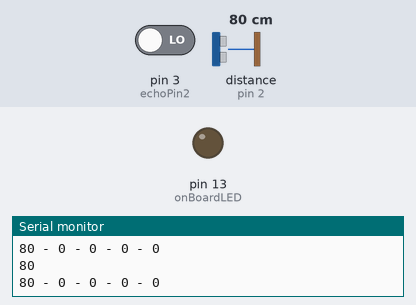
A sketch run on a simulated Arduino Uno, built with avr-gcc and run on an emulated ATmega328P. Parts: output pins drawn as LEDs (lit = HIGH), the last lines printed to the serial monitor. Wiring (inferred from the names in the program): ultrasonic range finder: trigger pin 12; echo pin 2. Inputs (shaded band) come from the test bench; at power-on: distance to the obstacle (sensor on pin 2) 80 cm, pin 3 (echoPin2) LOW. The echo pulse lasts 58.3 µs per cm; pins used as bus, display or sensor lines are not drawn.

Above: at 3.55 s.
4.3 s: distance to the obstacle (sensor on pin 2) set to 2 cm
At 5.12 s:
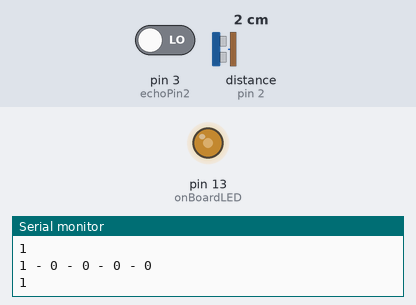
7.3 s: distance to the obstacle (sensor on pin 2) set to 9 cm
Timing chart, 0 to 16.3 s (numbered marks = the images above; inputs shaded):
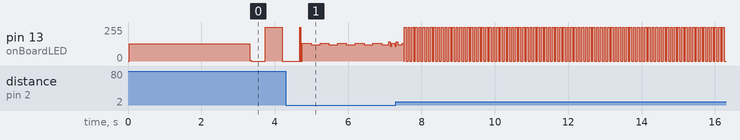

The sketch:

ultrasonic_timers.ino
```cpp
/*


  This sketch uses the TimerOne library downloadable from here:
  http://code.google.com/p/arduino-timerone/downloads/detail?name=TimerOne-v9.zip&can=2&q=

  Install the library using the following guide:
  http://arduino.cc/en/Guide/Libraries

  Please read Information about how works with interrupt on arduino by clicking this link
  https://www.arduino.cc/reference/en/language/functions/external-interrupts/attachinterrupt/
*/

#include <TimerOne.h>                                 // Header file for TimerOne library
/*
 * =====================================ULTRASONIC_SENSORS_DEFINE_BLOCK====================================
 */
#define trigPin 12                                    // Pin 12 trigger output
#define echoPin 2                                     // Pin 2 Echo input
#define echoPin2 3                                     // Pin 2 Echo input
#define echoPin3 4                                     // Pin 2 Echo input
#define echoPin4 5                                     // Pin 2 Echo input
#define echoPin5 6                                     // Pin 2 Echo input

#define ISR_ID_echoPin1 0
#define ISR_ID_echoPin2 1
#define ISR_ID_echoPin3 2
#define ISR_ID_echoPin4 3
#define ISR_ID_echoPin5 4

#define onBoardLED 13                                 // Pin 13 onboard LED
#define echo_int 0                                    // Interrupt id for echo pulse
#define TIMER_US 50                                   // 50 uS timer duration
#define TICK_COUNTS 4000                              // 200 mS worth of timer ticks

volatile long echo_start = 0;                         // Records start of echo pulse
volatile long echo_end = 0;                           // Records end of echo pulse

volatile long echo_duration = 0;                      // Duration - difference between end and start
volatile long echo2_duration = 0;                      // Duration - difference between end and start
volatile long echo3_duration = 0;                      // Duration - difference between end and start
volatile long echo4_duration = 0;                      // Duration - difference between end and start
volatile long echo5_duration = 0;                      // Duration - difference between end and start

volatile int trigger_time_count = 0;                  // Count down counter to trigger pulse time
volatile long range_flasher_counter = 0;              // Count down counter for flashing distance LED
int sonic_state = 0;
long vsonic_1_front, vsonic_2_front, vsonic_3_front, vsonic_4_front, vsonic_5_front;
/*
 * ==========================================================================================================================
 */
// ----------------------------------
// setup() routine called first.
// A one time routine executed at power up or reset time.
// Used to initialise hardware.
// ----------------------------------
void setup()
{


pinMode(onBoardLED, OUTPUT);                        // Onboard LED pin set to output
ultrasonic_pind_init();
ultrasonic_interrupt_attach();

  Serial.begin (9600);                                // Initialise the serial monitor output
}

// ----------------------------------
// loop() Runs continuously in a loop.
// This is the background routine where most of the processing usualy takes place.
// Non time critical tasks should be run from here.
// ----------------------------------
void loop()
{

  vsonic_1_front = (echo_duration / 58);
  vsonic_2_front = (echo2_duration / 58);
  vsonic_3_front = (echo3_duration / 58);
  vsonic_4_front = (echo4_duration / 58);
    vsonic_5_front = (echo5_duration / 58);
  //Serial.println((echo_duration / 58));
  Serial.print(vsonic_1_front);
  Serial.print(" - ");
  Serial.print(vsonic_2_front);
  Serial.print(" - ");
  Serial.print(vsonic_3_front);
  Serial.print(" - ");
  Serial.print(vsonic_4_front);
  Serial.print(" - ");
  Serial.print(vsonic_5_front);
  Serial.println();
  Serial.println(echo_duration / 58);               // Print the distance in centimeters
  delay(100);                                       // every 100 mS
}


/*
 * ===========================================================FUNCTION_ULTRASONIC_USING_TIMMERS_INTERRUPT======================================
 */
// --------------------------
// timerIsr() 50uS second interrupt ISR()
// Called every time the hardware timer 1 times out.
// --------------------------
void timerIsr()
{
  trigger_pulse();                                 // Schedule the trigger pulses
  distance_flasher();                              // Flash the onboard LED distance indicator
}

// --------------------------
// trigger_pulse() called every 50 uS to schedule trigger pulses.
// Generates a pulse one timer tick long.
// Minimum trigger pulse width for the HC-SR04 is 10 us. This system
// delivers a 50 uS pulse.
// --------------------------
void trigger_pulse()
{
  static volatile int state = 0;                 // State machine variable

  if (!(--trigger_time_count))                   // Count to 200mS
  { // Time out - Initiate trigger pulse
    trigger_time_count = TICK_COUNTS;           // Reload
    state = 1;                                  // Changing to state 1 initiates a pulse
  }

  switch (state)                                 // State machine handles delivery of trigger pulse
  {
    case 0:                                      // Normal state does nothing
      break;

    case 1:                                      // Initiate pulse
      digitalWrite(trigPin, HIGH);              // Set the trigger output high
      state = 2;                                // and set state to 2
      break;

    case 2:                                      // Complete the pulse
    default:
      digitalWrite(trigPin, LOW);               // Set the trigger output low
      state = 0;                                // and return state to normal 0
      break;
  }
}

// --------------------------
// echo_interrupt() External interrupt from HC-SR04 echo signal.
// Called every time the echo signal changes state.
//
// Note: this routine does not handle the case where the timer
//       counter overflows which will result in the occassional error.
// --------------------------
void echo1_interrupt()
{
  switch (digitalRead(echoPin))                     // Test to see if the signal is high or low
  {
    case HIGH:                                      // High so must be the start of the echo pulse
      echo_end = 0;                                 // Clear the end time
      echo_start = micros();                        // Save the start time
      break;

    case LOW:                                       // Low so must be the end of hte echo pulse
      echo_end = micros();                          // Save the end time
      echo_duration = echo_end - echo_start;        // Calculate the pulse duration
      break;
  }
}
void echo2_interrupt()
{
  switch (digitalRead(echoPin2))                     // Test to see if the signal is high or low
  {
    case HIGH:                                      // High so must be the start of the echo pulse
      echo_end = 0;                                 // Clear the end time
      echo_start = micros();                        // Save the start time
      break;

    case LOW:                                       // Low so must be the end of hte echo pulse
      echo_end = micros();                          // Save the end time
      echo2_duration = echo_end - echo_start;        // Calculate the pulse duration
      break;
  }
}

void echo3_interrupt()
{
  switch (digitalRead(echoPin3))                     // Test to see if the signal is high or low
  {
    case HIGH:                                      // High so must be the start of the echo pulse
      echo_end = 0;                                 // Clear the end time
      echo_start = micros();                        // Save the start time
      break;

    case LOW:                                       // Low so must be the end of hte echo pulse
      echo_end = micros();                          // Save the end time
      echo3_duration = echo_end - echo_start;        // Calculate the pulse duration
      break;
  }
}

void echo4_interrupt()
{
  switch (digitalRead(echoPin4))                     // Test to see if the signal is high or low
  {
    case HIGH:                                      // High so must be the start of the echo pulse
      echo_end = 0;                                 // Clear the end time
      echo_start = micros();                        // Save the start time
      break;

    case LOW:                                       // Low so must be the end of hte echo pulse
      echo_end = micros();                          // Save the end time
      echo4_duration = echo_end - echo_start;        // Calculate the pulse duration
      break;
  }
}
void echo5_interrupt()
{
  switch (digitalRead(echoPin5))                     // Test to see if the signal is high or low
  {
    case HIGH:                                      // High so must be the start of the echo pulse
      echo_end = 0;                                 // Clear the end time
      echo_start = micros();                        // Save the start time
      break;

    case LOW:                                       // Low so must be the end of hte echo pulse
      echo_end = micros();                          // Save the end time
      echo5_duration = echo_end - echo_start;        // Calculate the pulse duration
      break;
  }
}

void distance_flasher()
{
  if (--range_flasher_counter <= 0)                // Decrement and test the flash timer
  { // Flash timer time out
    if (echo_duration < 25000)                    // If the echo duration is within limits
    {
      range_flasher_counter = echo_duration * 2;  // Reload the timer with the current echo duration
    }
    else
    {
      range_flasher_counter = 25000;              // If out of range use a default
    }

    digitalWrite( onBoardLED, digitalRead( onBoardLED ) ^ 1 );   // Toggle the onboard LED
  }
}


void ultrasonic_interrupt_attach()
{
  Timer1.initialize(TIMER_US);                        // Initialise timer 1
  Timer1.attachInterrupt( timerIsr );                 // Attach interrupt to the timer service routine
  attachInterrupt(ISR_ID_echoPin1, echo1_interrupt, CHANGE);  // Attach interrupt to the sensor echo input
  attachInterrupt(ISR_ID_echoPin2, echo2_interrupt, CHANGE);  // Attach interrupt to the sensor echo input
  attachInterrupt(ISR_ID_echoPin3, echo3_interrupt, CHANGE);  // Attach interrupt to the sensor echo input
  attachInterrupt(ISR_ID_echoPin4, echo4_interrupt, CHANGE);  // Attach interrupt to the sensor echo input
  attachInterrupt(ISR_ID_echoPin5, echo5_interrupt, CHANGE);  // Attach interrupt to the sensor echo input
}

void ultrasonic_pind_init()
{
    pinMode(trigPin, OUTPUT);                           // Trigger pin set to output
  pinMode(echoPin, INPUT);                            // Echo pin set to input
  pinMode(echoPin2, INPUT);
  pinMode(echoPin3, INPUT);                            // Echo pin set to input
  pinMode(echoPin4, INPUT);
  pinMode(echoPin5, INPUT);
}

/*
 * =====================================================================================================================================
 */
```
